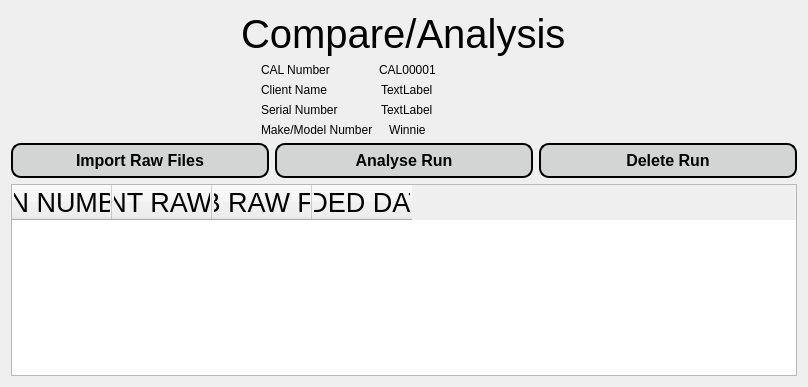
            <widget class="QWidget" name="compare_page">
             <layout class="QVBoxLayout" name="verticalLayout_34">
              <item alignment="Qt::AlignHCenter">
               <widget class="QLabel" name="label_47">
                <property name="maximumSize">
                 <size>
                  <width>16777215</width>
                  <height>50</height>
                 </size>
                </property>
                <property name="font">
                 <font>
                  <pointsize>30</pointsize>
                 </font>
                </property>
                <property name="text">
                 <string>Compare/Analysis</string>
                </property>
               </widget>
              </item>
              <item>
               <layout class="QHBoxLayout" name="horizontalLayout_33">
                <property name="rightMargin">
                 <number>11</number>
                </property>
                <item>
                 <spacer name="horizontalSpacer_20">
                  <property name="orientation">
                   <enum>Qt::Horizontal</enum>
                  </property>
                  <property name="sizeType">
                   <enum>QSizePolicy::Expanding</enum>
                  </property>
                  <property name="sizeHint" stdset="0">
                   <size>
                    <width>250</width>
                    <height>20</height>
                   </size>
                  </property>
                 </spacer>
                </item>
                <item>
                 <layout class="QVBoxLayout" name="verticalLayout_32">
                  <item>
                   <widget class="QLabel" name="label_39">
                    <property name="text">
                     <string>CAL Number</string>
                    </property>
                   </widget>
                  </item>
                  <item>
                   <widget class="QLabel" name="label_40">
                    <property name="text">
                     <string>Client Name</string>
                    </property>
                   </widget>
                  </item>
                  <item>
                   <widget class="QLabel" name="label_41">
                    <property name="text">
                     <string>Serial Number</string>
                    </property>
                   </widget>
                  </item>
                  <item>
                   <widget class="QLabel" name="label_42">
                    <property name="text">
                     <string>Make/Model Number</string>
                    </property>
                   </widget>
                  </item>
                 </layout>
                </item>
                <item>
                 <layout class="QVBoxLayout" name="verticalLayout_33">
                  <item alignment="Qt::AlignHCenter">
                   <widget class="QLabel" name="label_43">
                    <property name="text">
                     <string>CAL00001</string>
                    </property>
                   </widget>
                  </item>
                  <item alignment="Qt::AlignHCenter">
                   <widget class="QLabel" name="label_45">
                    <property name="text">
                     <string>TextLabel</string>
                    </property>
                   </widget>
                  </item>
                  <item alignment="Qt::AlignHCenter">
                   <widget class="QLabel" name="label_46">
                    <property name="text">
                     <string>TextLabel</string>
                    </property>
                   </widget>
                  </item>
                  <item alignment="Qt::AlignHCenter">
                   <widget class="QLabel" name="label_44">
                    <property name="text">
                     <string>Winnie</string>
                    </property>
                   </widget>
                  </item>
                 </layout>
                </item>
                <item>
                 <spacer name="horizontalSpacer_19">
                  <property name="orientation">
                   <enum>Qt::Horizontal</enum>
                  </property>
                  <property name="sizeType">
                   <enum>QSizePolicy::Expanding</enum>
                  </property>
                  <property name="sizeHint" stdset="0">
                   <size>
                    <width>350</width>
                    <height>20</height>
                   </size>
                  </property>
                 </spacer>
                </item>
               </layout>
              </item>
              <item>
               <layout class="QHBoxLayout" name="horizontalLayout_34">
                <item>
                 <widget class="QPushButton" name="importButton">
                  <property name="styleSheet">
                   <string notr="true">QPushButton{
background-color: rgb(211, 213, 213);
color:black;
border-style:outset;
border-width:2px;
border-radius:10px;
border-color: black;
font:bold 16px;
padding: 6;
}

QPushButton:hover{
background-color: rgb(83, 82, 82);
color: white;
}

QPushButton:pressed{
background-color: white;
}
</string>
                  </property>
                  <property name="text">
                   <string>Import Raw Files</string>
                  </property>
                 </widget>
                </item>
                <item>
                 <widget class="QPushButton" name="analyseButton">
                  <property name="styleSheet">
                   <string notr="true">QPushButton{
background-color: rgb(211, 213, 213);
color:black;
border-style:outset;
border-width:2px;
border-radius:10px;
border-color: black;
font:bold 16px;
padding: 6;
}

QPushButton:hover{
background-color: rgb(83, 82, 82);
color: white;
}

QPushButton:pressed{
background-color: white;
}
</string>
                  </property>
                  <property name="text">
                   <string>Analyse Run</string>
                  </property>
                 </widget>
                </item>
                <item>
                 <widget class="QPushButton" name="viewequipmentButton_3">
                  <property name="styleSheet">
                   <string notr="true">QPushButton{
background-color: rgb(211, 213, 213);
color:black;
border-style:outset;
border-width:2px;
border-radius:10px;
border-color: black;
font:bold 16px;
padding: 6;
}

QPushButton:hover{
background-color: rgb(83, 82, 82);
color: white;
}

QPushButton:pressed{
background-color: white;
}
</string>
                  </property>
                  <property name="text">
                   <string>Delete Run</string>
                  </property>
                 </widget>
                </item>
               </layout>
              </item>
              <item>
               <widget class="QTableWidget" name="compareTable">
                <column>
                 <property name="text">
                  <string>RUN NUMBER</string>
                 </property>
                 <property name="font">
                  <font>
                   <pointsize>20</pointsize>
                  </font>
                 </property>
                </column>
                <column>
                 <property name="text">
                  <string>CLIENT RAW FILE</string>
                 </property>
                 <property name="font">
                  <font>
                   <pointsize>20</pointsize>
                  </font>
                 </property>
                </column>
                <column>
                 <property name="text">
                  <string>LAB RAW FILE</string>
                 </property>
                 <property name="font">
                  <font>
                   <pointsize>20</pointsize>
                  </font>
                 </property>
                </column>
                <column>
                 <property name="text">
                  <string>UPLOADED DATETIME</string>
                 </property>
                 <property name="font">
                  <font>
                   <pointsize>20</pointsize>
                  </font>
                 </property>
                </column>
               </widget>
              </item>
             </layout>
            </widget>
